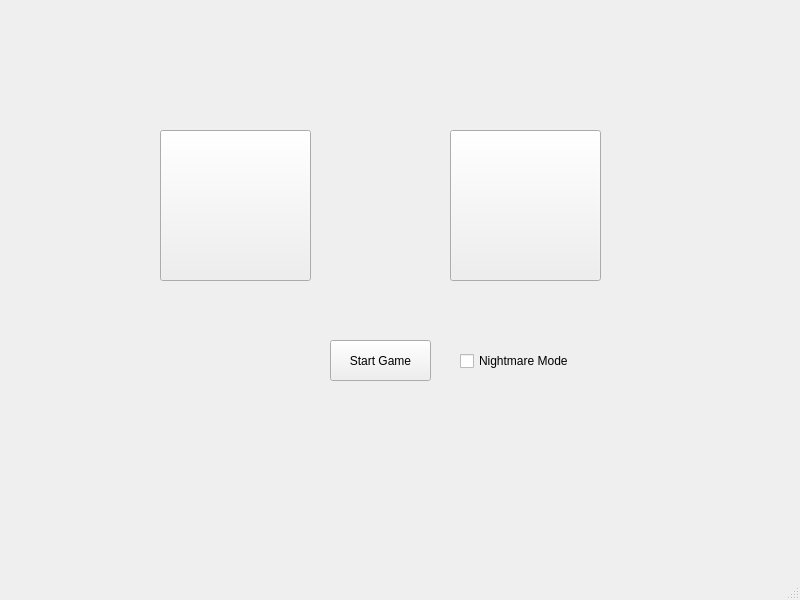
<?xml version="1.0" encoding="UTF-8"?>
<ui version="4.0">
 <class>MainWindow</class>
 <widget class="QMainWindow" name="MainWindow">
  <property name="geometry">
   <rect>
    <x>0</x>
    <y>0</y>
    <width>800</width>
    <height>600</height>
   </rect>
  </property>
  <property name="windowTitle">
   <string>MainWindow</string>
  </property>
  <widget class="QWidget" name="centralwidget">
   <widget class="QPushButton" name="redButton">
    <property name="geometry">
     <rect>
      <x>160</x>
      <y>130</y>
      <width>151</width>
      <height>151</height>
     </rect>
    </property>
    <property name="text">
     <string/>
    </property>
   </widget>
   <widget class="QPushButton" name="blueButton">
    <property name="geometry">
     <rect>
      <x>450</x>
      <y>130</y>
      <width>151</width>
      <height>151</height>
     </rect>
    </property>
    <property name="text">
     <string/>
    </property>
   </widget>
   <widget class="QPushButton" name="startButton">
    <property name="geometry">
     <rect>
      <x>330</x>
      <y>340</y>
      <width>101</width>
      <height>41</height>
     </rect>
    </property>
    <property name="text">
     <string>Start Game</string>
    </property>
   </widget>
   <widget class="QCheckBox" name="nightmareModeCheckBox">
    <property name="geometry">
     <rect>
      <x>460</x>
      <y>350</y>
      <width>121</width>
      <height>22</height>
     </rect>
    </property>
    <property name="text">
     <string>Nightmare Mode</string>
    </property>
   </widget>
  </widget>
  <widget class="QMenuBar" name="menubar">
   <property name="geometry">
    <rect>
     <x>0</x>
     <y>0</y>
     <width>800</width>
     <height>21</height>
    </rect>
   </property>
  </widget>
  <widget class="QStatusBar" name="statusbar"/>
 </widget>
 <resources/>
 <connections/>
</ui>
